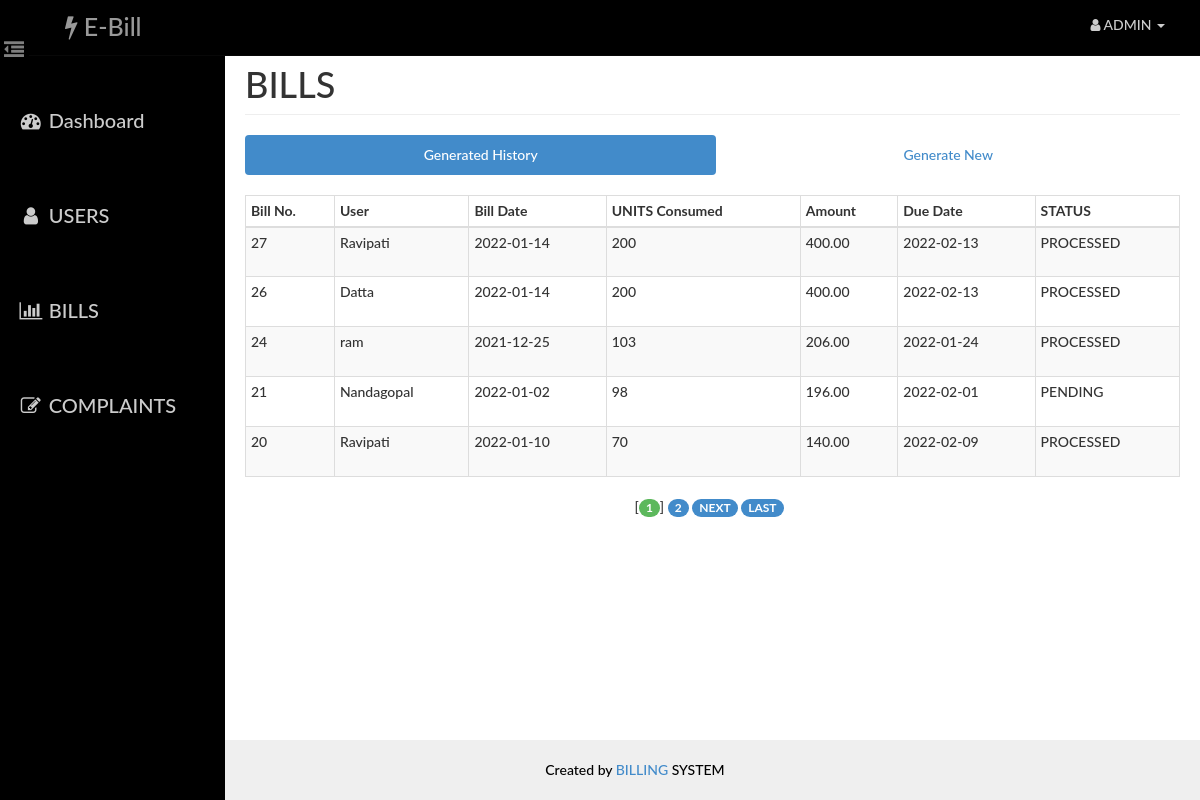
Page /admin/bill.php (signed in) on the committed database.
### tables this page shows
CREATE TABLE `bill` (
  `id` int(14) NOT NULL,
  `aid` int(14) NOT NULL,
  `uid` int(14) NOT NULL,
  `units` int(10) NOT NULL,
  `amount` decimal(10,2) NOT NULL,
  `status` varchar(10) NOT NULL,
  `bdate` date NOT NULL,
  `ddate` date NOT NULL
);

CREATE TABLE `user` (
  `id` int(14) NOT NULL,
  `name` varchar(40) NOT NULL,
  `email` varchar(40) NOT NULL,
  `phone` varchar(255) NOT NULL,
  `pass` varchar(20) NOT NULL,
  `address` varchar(100) NOT NULL
);

### admin/paging1.php (called while the page is built, shortened)
<?php
    $rowsperpage = 5;
    $totalpages = ceil($numrows / $rowsperpage);
    if (isset($_GET['currentpage']) && is_numeric($_GET['currentpage'])) {
       $currentpage = (int) $_GET['currentpage'];
    } else {
       $currentpage = 1;
    }
    $offset = ($currentpage - 1) * $rowsperpage;
 ?>

### Includes/admin.php (called while the page is built, shortened)
<?php
    function retrieve_bills_generated($id,$offset, $rowsperpage) {
        global $con;
        $query  = "SELECT user.name AS user, bill.bdate AS bdate , bill.units AS units , bill.amount AS amount , bill.id as bid ";
        $query .= ", bill.ddate AS ddate, bill.status AS status ";
        $query .= " FROM user , bill ";
        $query .= " WHERE user.id=bill.uid AND aid={$id} ";
        $query .= " ORDER BY bill.id DESC ";
        $query .= "LIMIT {$offset}, {$rowsperpage} ";
        $result = mysqli_query($con,$query);
        return $result;
    }
 ?>

### admin/bill.php (the view, shortened to what this page needs)
<?php
    require_once('head_html.php');
    require_once('../Includes/session.php');
    require_once('../Includes/admin.php');
?>
<body>
    <div id="wrapper">
        <?php
            require_once("nav.php");
            require_once("sidebar.php");
        ?>
        <div id="page-content-wrapper">
            <div class="container-fluid">
                <div class="row">
                    <div class="col-lg-12">
                        <h1 class="page-header">
                            BILLS
                        </h1>
                        <ul class="nav nav-pills nav-justified">
                            <li class="active"><a href="#generated" data-toggle="pill">Generated History</a>
                            </li>
                            <li class=""><a href="#generate" data-toggle="pill">Generate New</a>
                            </li>
                        </ul>
                        <div class="tab-content">
                            <div class="tab-pane fade in active" id="generated">
                                <div class="table-responsive">
                                    <table class="table table-hover table-striped table-bordered table-condensed">
                                        <thead>
                                            <tr>
                                                <th>Bill No.</th>
                                                <th>User</th>
                                                <th>Bill Date</th>
                                                <th>UNITS Consumed</th>
                                                <th>Amount</th>
                                                <th>Due Date</th>
                                                <th>STATUS</th>
                                            </tr>
                                        </thead>
                                        <tbody>
                                        <?php
                                            $id=$_SESSION['aid'];
                                            $query1 = "SELECT COUNT(user.name) FROM user,bill WHERE user.id=bill.uid AND aid={$id}";
                                            $result1 = mysqli_query($con,$query1);
                                            $row1 = mysqli_fetch_row($result1);
                                            $numrows = $row1[0];
                                            include("paging1.php");
                                            $result = retrieve_bills_generated($_SESSION['aid'],$offset, $rowsperpage);
                                            while($row = mysqli_fetch_assoc($result)){
                                            ?>
                                                <tr>
                                                    <td><?php echo $row['bid']?></td>
                                                    <td height="50"><?php echo $row['user'] ?></td>
                                                    <td><?php echo $row['bdate'] ?></td>
                                                    <td><?php echo $row['units'] ?></td>
                                                    <td><?php echo $row['amount'] ?></td>
                                                    <td><?php echo $row['ddate'] ?></td>
                                                    <td><?php echo $row['status'] ?></td>
                                                </tr>
                                            <?php
                                            }
                                            ?>
                                        </tbody>
                                    </table>
                                    <?php include("paging2.php");  ?>
                                </div>
                            </div>
                        </div>
                    </div>
                </div>
            </div>
        </div>
    </div>
    <?php
    require_once("footer.php");
    ?>
</body>
</html>

### admin/head_html.php (shortened to what this page needs)
<!DOCTYPE html>
<html lang="en">
<head>
    <link href="../assets/css/bootstrap.css" rel="stylesheet">
    <link href="../assets/css/dash_admin.css" rel="stylesheet">
    <link rel="stylesheet" href="https://maxcdn.bootstrapcdn.com/font-awesome/4.2.0/css/font-awesome.min.css">
</head>

### admin/nav.php (shortened to what this page needs)
<nav class="navbar navbar-inverse navbar-fixed-top" role="navigation">
    <div class="navbar-header">
        <a class="navbar-brand" href="index.php"><i class="fa fa-bolt"></i> E-Bill</a>
    </div>
    <a style="position:absolute;top:35px;left:-1px;font-size:20px;color:#7f7f7f;padding:5px;background-color: #000;border-bottom-right-radius:10px; " href="#menu-toggle" id="menu-toggle" <i class="fa fa-dedent"></i></a>
    <ul class="nav navbar-right top-nav">
        <li class="dropdown">
            <?php
                echo "<a href=\"#\" class=\"dropdown-toggle\" data-toggle=\"dropdown\"><i class=\"fa fa-user\"></i> ADMIN <b class=\"caret\"></b></a> ";
             ?>
        </li>
    </ul>
</nav>

### admin/sidebar.php
<div id="sidebar-wrapper">
    <ul class="sidebar-nav">
        <li class="active">
            <a href="index.php"><i class="fa fa-fw fa-dashboard"></i> Dashboard</a>
        </li>
        <li>
            <a href="users.php"><i class="fa fa-fw fa-user"></i> USERS </a>
        </li>
        <li>
            <a href="bill.php"><i class="fa fa-fw fa-bar-chart-o"></i> BILLS </a>
        </li>
        <li>
            <a href="complaint.php"><i class="fa fa-fw fa-edit"></i> COMPLAINTS </a>
        </li>
    </ul>
</div>

### admin/paging2.php (shortened to what this page needs)
<?php
       $range = 3;
echo "<div class=\"col-md-offset-5\">";
       for ($x = ($currentpage - $range); $x < (($currentpage + $range) + 1); $x++) {
          if (($x > 0) && ($x <= $totalpages)) {
             if ($x == $currentpage) {
                echo " [<b><span class=\"badge badge-custom-success\">$x</b>] ";
             } else {
                echo " <a href='{$_SERVER['PHP_SELF']}?currentpage=$x'><span class=\"badge badge-custom-primary\">$x</a> ";
             }
          }
      }
       if ($currentpage != $totalpages && $totalpages!=0 && $totalpages<=5) {
          $nextpage = $currentpage + 1;
          echo " <a href='{$_SERVER['PHP_SELF']}?currentpage=$nextpage'><span class=\"badge badge-custom-primary\">NEXT</a> ";
          echo " <a href='{$_SERVER['PHP_SELF']}?currentpage=$totalpages'><span class=\"badge badge-custom-primary\">LAST</a> ";
       }
echo "</div>";
 ?>

### admin/footer.php
<footer class="text-center">
    <div class="footer-below">
        <div class="container">
            Created by <a href="">BILLING </a> SYSTEM
        </div>
    </div>
</footer>

### assets/css/dash_admin.css (style rules this page uses)
html { height: 100%; }
body, html { width: 100%; height: 100%; }
body, h1, h2, h3, h4, h5, h6 { font-family: "Lato","Helvetica Neue",Helvetica,Arial,sans-serif; font-weight: 500; }
#wrapper { padding-left: 10px; padding-top: 5px; -webkit-transition: all 0.5s ease; -moz-transition: all 0.5s ease; -o-transition: all 0.5s ease; transition: all 0.5s ease; }
#sidebar-wrapper { margin-top: 20px; z-index: 1000; position: fixed; left: 250px; width: 0; height: 100%; margin-left: -250px; overflow-y: auto; background: #000; -webkit-transition: all 0.5s ease; -moz-transition: all 0.5s ease; -o-transition: all 0.5s ease; transition: all 0.5s ease; }
#page-content-wrapper { width: 100%; padding: 15px; min-height:100%; }
.navbar { background: #000; }
.navbar-brand { font-family: 'Lato', sans-serif; font-size: 25px; margin-left: 50px; color: #cccccc; }
.top-nav { padding: 0 20px; background: #000; }
.top-nav>li>a { padding-top: 15px; padding-bottom: 15px; line-height: 20px; color: #ccc; }
.sidebar-nav { position: absolute; top: 60px; width: 225px; margin: 0; padding: 0; list-style: none; }
.sidebar-nav li { padding-bottom: 25px; line-height: 70px; font-family: 'Lato', sans-serif; font-size: 20px; }
.sidebar-nav li a { padding-left: 18px; display: block; text-decoration: none; color: #cccccc; }
@media (min-width:768px) { #wrapper { padding-left: 225px; } }
@media (min-width:768px) { #sidebar-wrapper { width: 225px; } }
@media (min-width:768px) { #page-content-wrapper { padding: 20px; } }
.table-responsive { padding-top: 20px; padding-bottom: 20px; }
footer { color: #000; position: absolute; bottom: 0; padding-left: 0px; width: 100%; }
footer .footer-below { padding: 20px 0px; padding-left: 50px; background-color: #efefef; }
.badge-custom-success { background-color: #5cb85c; }
.badge-custom-primary { background-color: #428bca; }

### rows in the picture
bill: id "27", uid.name "Ravipati", bdate "2022-01-14", units "200", amount "400.00", ddate "2022-02-13", status "PROCESSED"
bill: id "26", uid.name "Datta", bdate "2022-01-14", units "200", amount "400.00", ddate "2022-02-13", status "PROCESSED"
bill: id "24", uid.name "ram", bdate "2021-12-25", units "103", amount "206.00", ddate "2022-01-24", status "PROCESSED"
bill: id "21", uid.name "Nandagopal", bdate "2022-01-02", units "98", amount "196.00", ddate "2022-02-01", status "PENDING"
bill: id "20", uid.name "Ravipati", bdate "2022-01-10", units "70", amount "140.00", ddate "2022-02-09", status "PROCESSED"
